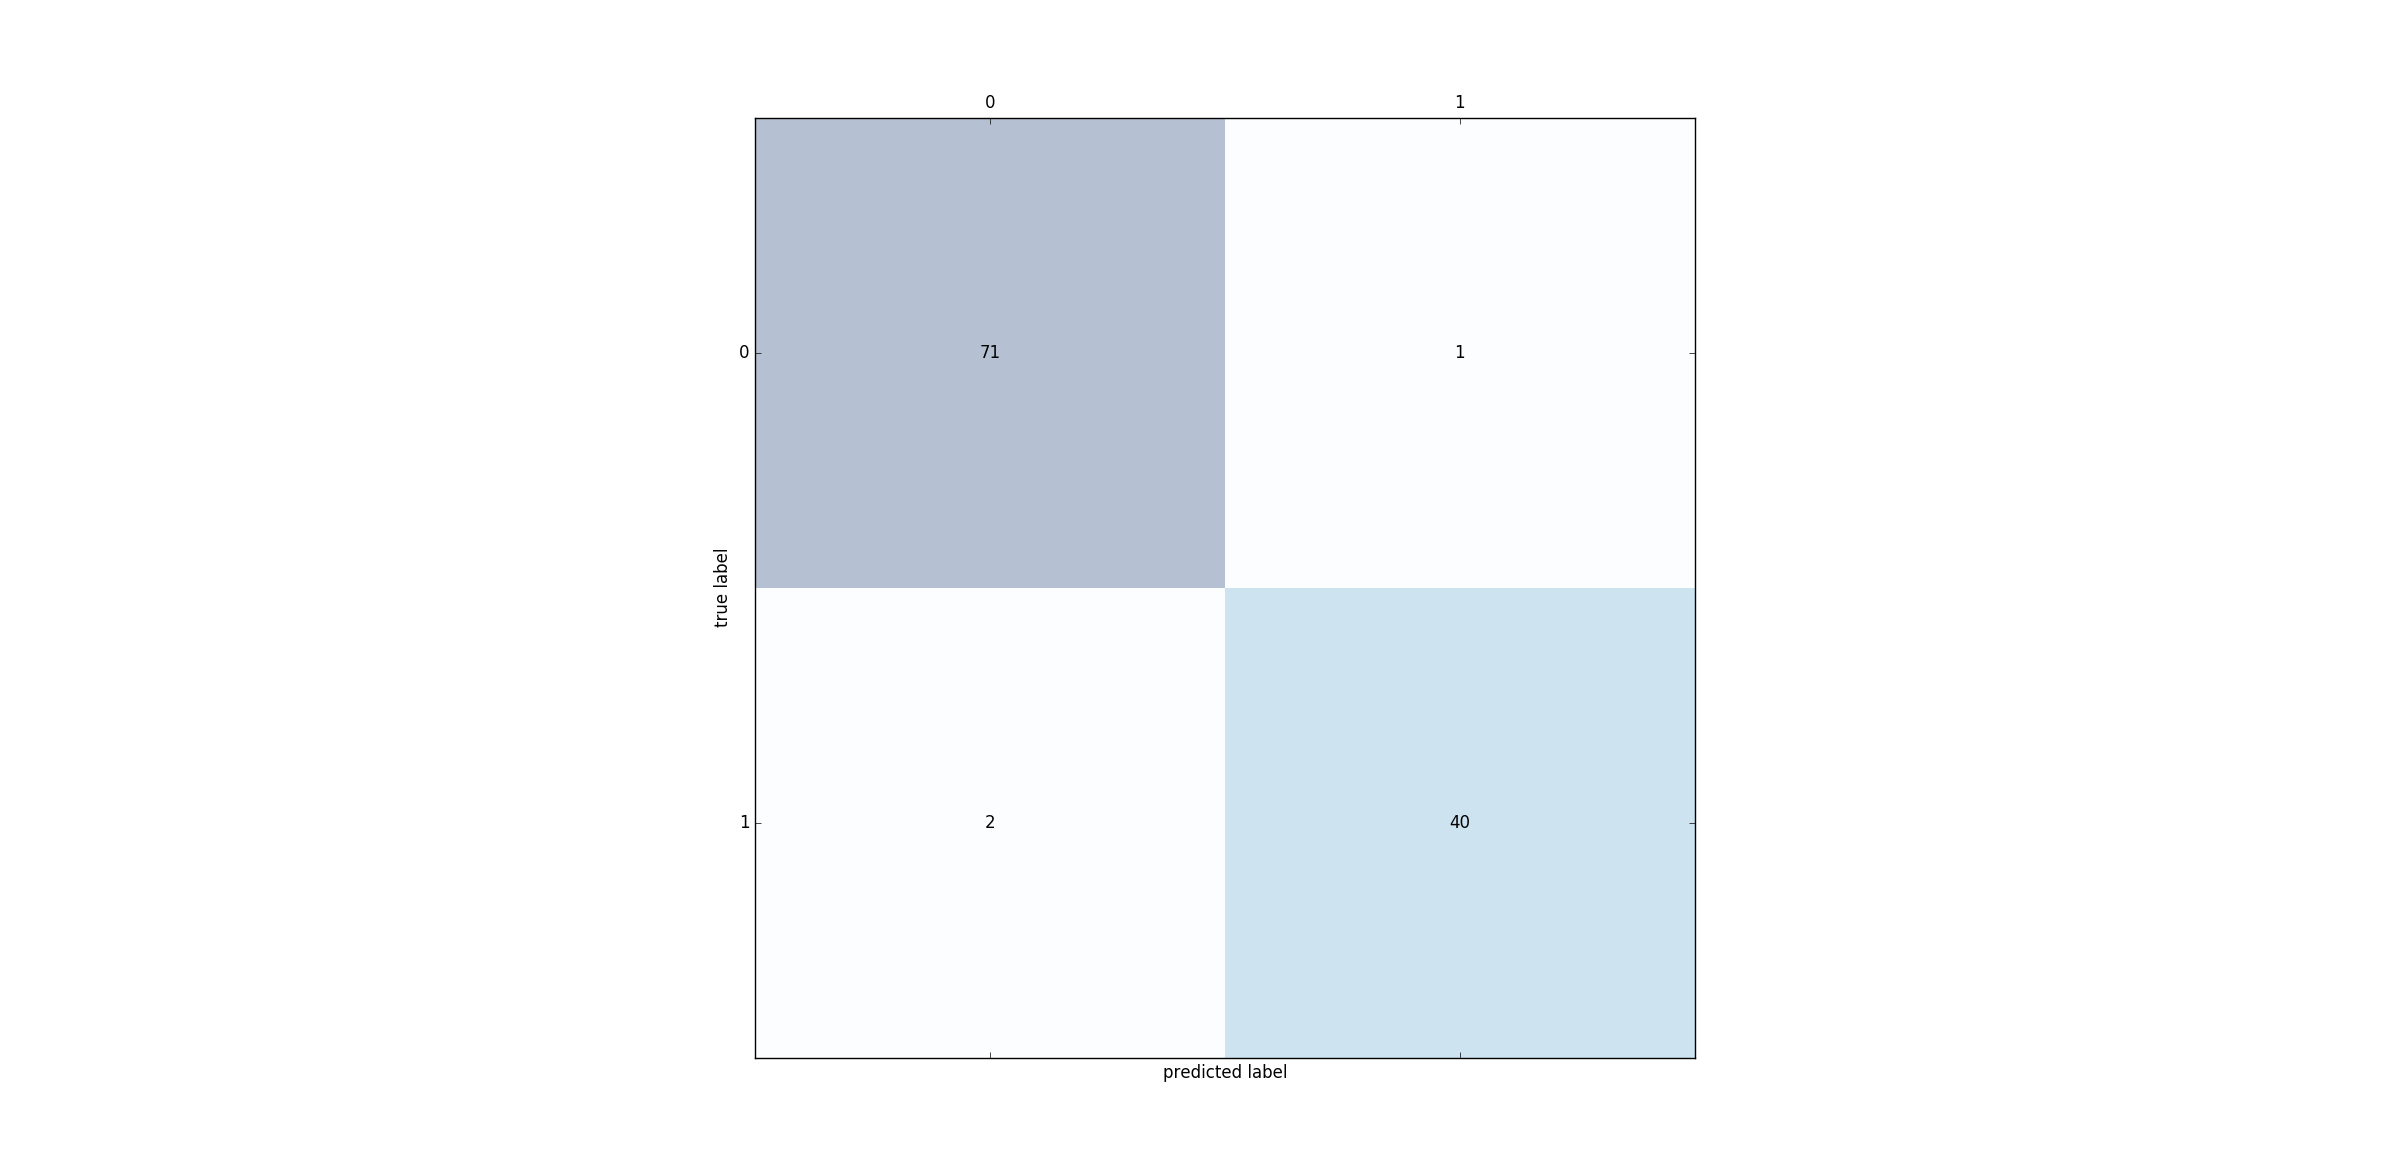

The Python source for this figure:
import pandas as pd
import numpy as np
import matplotlib.pyplot as plt
from sklearn.preprocessing import LabelEncoder
from sklearn.cross_validation import train_test_split
from sklearn.pipeline import Pipeline
from sklearn.cross_validation import StratifiedKFold
from sklearn.svm import SVC
from sklearn.metrics import confusion_matrix
from sklearn.preprocessing import StandardScaler
from sklearn.metrics import precision_score
from sklearn.metrics import recall_score, f1_score

# This program introduces validation curves, which are essential
# in reducing over or under fitting of the learning algorithm.

df = pd.read_csv('https://archive.ics.uci.edu/ml/machine-learning-databases'+\
        '/breast-cancer-wisconsin/wdbc.data', header=None)
X = df.loc[:, 2:].values
y = df.loc[:, 1].values

# All malignant tumors will be represented as class 1, otherwise, class 0
le = LabelEncoder()
y = le.fit_transform(y)

X_train, X_test, y_train, y_test = train_test_split(X, y, \
        test_size=0.20, random_state=1)

pipe_svc = Pipeline([('scl', StandardScaler()), \
        ('clf', SVC(random_state=1))])

pipe_svc.fit(X_train, y_train)
y_pred = pipe_svc.predict(X_test)
confmat = confusion_matrix(y_true = y_test, y_pred = y_pred)
print(confmat)

print('Precision: %.3f' % precision_score( \
        y_true=y_test, y_pred=y_pred))
print('Recall: %.3f' % recall_score(y_true=y_test, y_pred=y_pred))
print('F1: %.3f' % f1_score(y_true = y_test, \
        y_pred = y_pred))

fig, ax = plt.subplots(figsize = (2.5, 2.5))
ax.matshow(confmat, cmap=plt.cm.Blues, alpha=0.3)
for i in range(confmat.shape[0]):
    for j in range(confmat.shape[1]):
        ax.text(x = j, y = i, \
                s = confmat[i, j], 
                va = 'center', ha = 'center')

plt.xlabel('predicted label')
plt.ylabel('true label')
plt.show()
